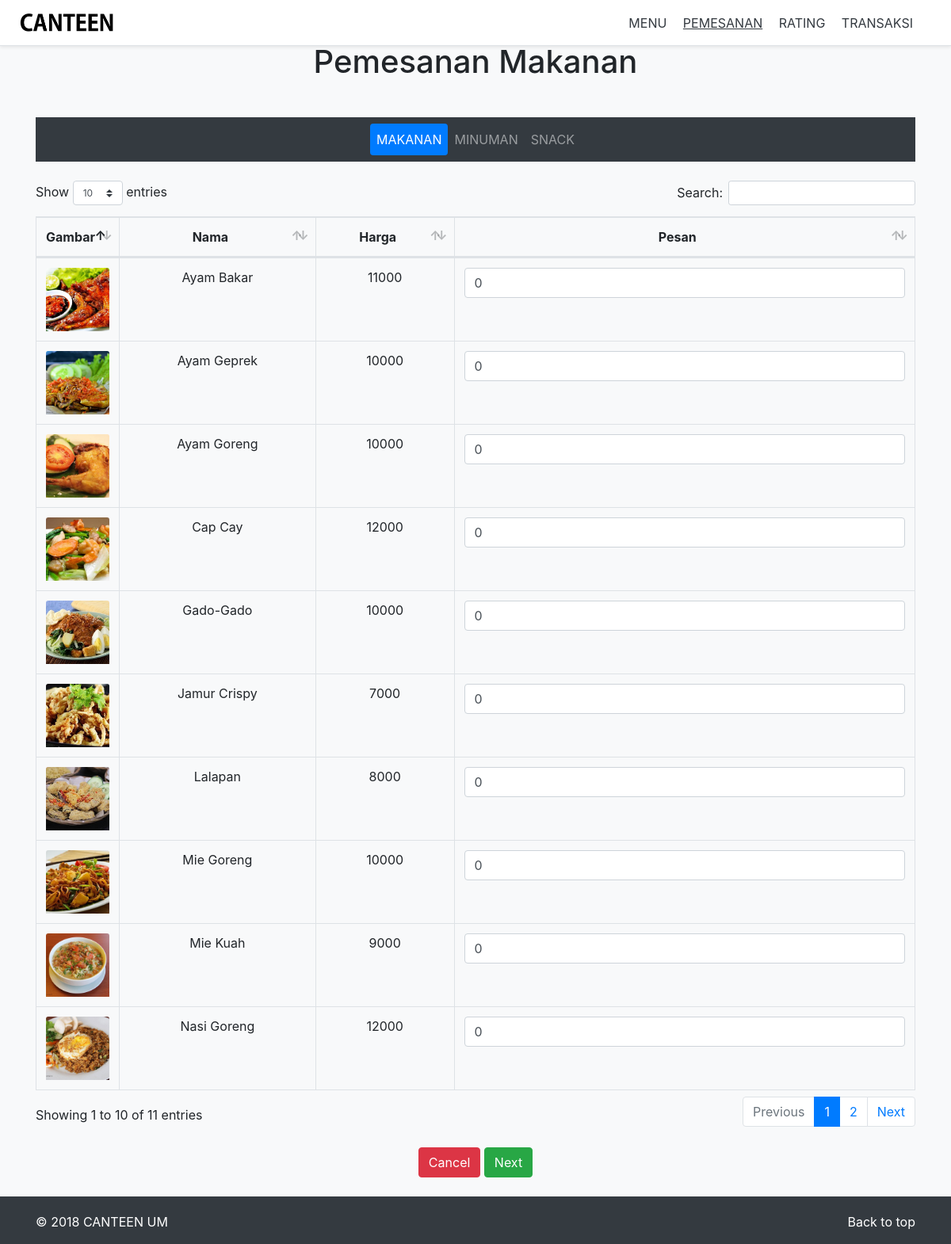
The app's page /pemesanan.php with its own data.
### tables this page shows
CREATE TABLE `menu` (
  `nama` varchar(50) NOT NULL,
  `harga` int(11) NOT NULL,
  `jenis` varchar(8) NOT NULL,
  `status` varchar(7) NOT NULL,
  `gambar` varchar(25) NOT NULL,
  `jumlah` int(11) NOT NULL,
  `rating` int(11) NOT NULL
);

### pemesanan.php (the view, shortened to what this page needs)
<!DOCTYPE html>
<html lang="en">
  <head>
    <link rel="stylesheet" href="dist/css/bootstrap.min.css">
    <link href="dist/table/vendor/bootstrap/css/bootstrap.min.css" rel="stylesheet">
    <link href="dist/table/vendor/fontawesome-free/css/all.min.css" rel="stylesheet" type="text/css">
    <link href="dist/table/vendor/datatables/dataTables.bootstrap4.css" rel="stylesheet">
    <link href="dist/table/css/sb-admin.css" rel="stylesheet">
  </head>
  <body class="bg-dark" id="page-top">
    <div class="d-flex flex-column flex-md-row align-items-center p-3 px-md-4 mb-3 bg-white border-bottom shadow-sm fixed-top">
      <img class="my-0 mr-md-auto" src="img/logo2.png" height="25px">
      <nav class="my-2 my-md-0 mr-md-3 text-center">
        <a class="p-2 text-dark" href="index.php">MENU</a>
        <a class="p-2 text-dark" style="text-decoration: underline;" href="#">PEMESANAN</a>
        <a class="p-2 text-dark" href="rating.php">RATING</a>
        <a class="p-2 text-dark" href="transaksi.php">TRANSAKSI</a>
      </nav>
    </div>
    <main role="main">
      <div id="carouselExampleIndicators" class="carousel slide" data-ride="carousel">
        <div class="carousel-inner">
          <div class="carousel-item active">
          </div>
        </div>
        <a class="carousel-control-prev" href="#carouselExampleIndicators" role="button" data-slide="prev">
        </a>
        <a class="carousel-control-next" href="#carouselExampleIndicators" role="button" data-slide="next">
        </a>
      </div>
      <div class="album p-4 bg-light">
        <h1 class="p-3 jumbotron-heading text-center" style="margin-top: -10px;">Pemesanan Makanan</h1>
        <div class="container" style="margin-top: 30px;">
          <nav class="navbar navbar-expand-lg navbar-dark bg-dark">
            <div class="collapse navbar-collapse justify-content-md-center" id="navbarsExample08">
              <ul class="navbar-nav nav nav-pills" id="pills-tab" role="tablist">
                <li class="nav-item">
                 <a class="nav-link active" id="home-tab" data-toggle="tab" href="#home" role="tab" aria-controls="home" aria-selected="true">MAKANAN</a>
                </li>
                <li class="nav-item">
                  <a class="nav-link" id="profile-tab" data-toggle="tab" href="#profile" role="tab" aria-controls="profile" aria-selected="false">MINUMAN</a>
                </li>
                <li class="nav-item">
                  <a class="nav-link" id="contact-tab" data-toggle="tab" href="#contact" role="tab" aria-controls="contact" aria-selected="false">SNACK</a>
                </li>
              </ul>
            </div>
          </nav><br/>
          <form method="POST" action="pemesanan_act.php">
          <div class="tab-content" id="myTabContent">
            <div class="tab-pane fade show active" id="home" role="tabpanel" aria-labelledby="home-tab">
              <div class="table-responsive">
                <table class="table table-bordered" id="tbl1" width="100%" cellspacing="0">
                  <thead class="text-center">
                    <tr>
                      <th>Gambar</th>
                      <th>Nama</th>
                      <th>Harga</th>
                      <th>Pesan</th>
                    </tr>
                  </thead>
                  <tbody class="text-center">
                    <?php
                        $conn = mysqli_connect("localhost","root","","kantinum");
                        $user= mysqli_query($conn, "SELECT * FROM menu where status='ada' AND jenis = 'makanan' ");
                                      while($hasil = mysqli_fetch_array($user)){ ?>
                    <tr>
                      <td width="50px"><img class="card-img-top" src="<?php echo $hasil['gambar'] ?>" alt="makanan" width="50"></td>
                      <td><?php echo $hasil['nama'] ?></td>
                      <td><?php echo $hasil['harga'] ?></td>
                      <td>
                          <input type="number" min="0" name="jumlah[]" class="form-control" value="0">
                      </td>
                    </tr>
                    <?php } ?>
                  </tbody>
                </table>
              </div>
            </div>
          </div><br/>
          <div class="text-center">
            <a class="btn btn-danger" href="index.php" role="button">Cancel</a>
            <button name="next" type="submit" value="Submit" class="btn btn-success">Next</button>
          </div>
        </form>
        </div>
      </div>
    </main>
    <footer class="text-white bg-dark" style="margin-top: 20px;">
      <div class="container">
        <p class="float-right">
          <a class="text-white" href="#">Back to top</a>
        </p>
        <p>&copy; 2018 CANTEEN UM</p>
      </div>
    </footer>
  </body>
</html>

### records on screen
menu: gambar (picture), nama "Ayam Bakar", harga "11000"
menu: gambar (picture), nama "Ayam Geprek", harga "10000"
menu: gambar (picture), nama "Ayam Goreng", harga "10000"
menu: gambar (picture), nama "Cap Cay", harga "12000"
menu: gambar (picture), nama "Gado-Gado", harga "10000"
menu: gambar (picture), nama "Jamur Crispy", harga "7000"
menu: gambar (picture), nama "Lalapan", harga "8000"
menu: gambar (picture), nama "Mie Goreng", harga "10000"
menu: gambar (picture), nama "Mie Kuah", harga "9000"
menu: gambar (picture), nama "Nasi Goreng", harga "12000"
